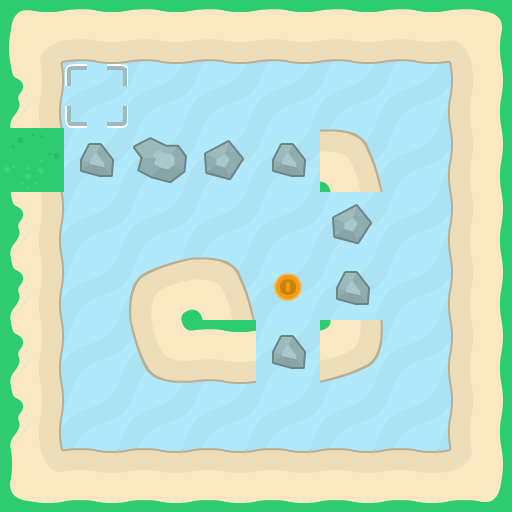

The image is a tile-based game level rendered from a .tmx file. Its description and complete source (layers, tilesets, objects, tile grids) follow:
An orthogonal 8x8 tile map with 64x64 px tiles, 4 tile layers (background, walls, foreground, objects).

<map version="1.10" tiledversion="1.11.2" orientation="orthogonal" renderorder="right-down" width="8" height="8" tilewidth="64" tileheight="64" infinite="0" nextlayerid="6" nextobjectid="1">
 <properties>
  <property name="character_bottom" value="[[16,0]]" />
  <property name="character_left" value="[[16,3]]" />
  <property name="character_right" value="[[16,2]]" />
  <property name="character_top" value="[[16,1]]" />
 </properties>
 <tileset firstgid="1" source="tiles_sheet.tsx" />
 <layer id="4" name="background" width="8" height="8">
  <data encoding="csv">
77,77,77,77,77,77,77,77,
77,77,77,77,77,77,77,77,
77,77,77,77,77,77,77,77,
77,77,77,77,77,77,77,77,
77,77,77,77,77,77,77,77,
77,77,77,77,77,77,77,77,
77,77,77,77,77,77,77,77,
77,77,77,77,77,77,77,77
</data>
 </layer>
 <layer id="1" name="walls" width="8" height="8">
  <data encoding="csv">
38,58,58,58,58,58,58,39,
43,0,0,0,0,0,0,23,
41,52,53,54,52,9,0,23,
43,0,0,0,0,54,0,23,
43,0,6,9,0,52,0,23,
43,0,57,58,52,60,0,23,
43,0,0,0,0,0,0,23,
55,7,7,7,7,7,7,56
</data>
 </layer>
 <layer id="5" name="foreground" width="8" height="8">
  <data encoding="csv">
0,0,0,0,0,0,0,0,
0,0,0,0,0,0,0,0,
0,0,0,0,0,0,0,0,
0,0,0,0,0,0,0,0,
0,0,0,0,0,0,0,0,
0,0,0,0,0,0,0,0,
0,0,0,0,0,0,0,0,
0,0,0,0,0,0,0,0
</data>
 </layer>
 <layer id="3" name="objects" width="8" height="8">
  <data encoding="csv">
0,0,0,0,0,0,0,0,
0,102,0,0,0,0,0,0,
0,0,0,0,0,0,0,0,
0,0,0,0,0,0,0,0,
0,0,0,0,85,0,0,0,
0,0,0,0,0,0,0,0,
0,0,0,0,0,0,0,0,
0,0,0,0,0,0,0,0
</data>
 </layer>
</map>
